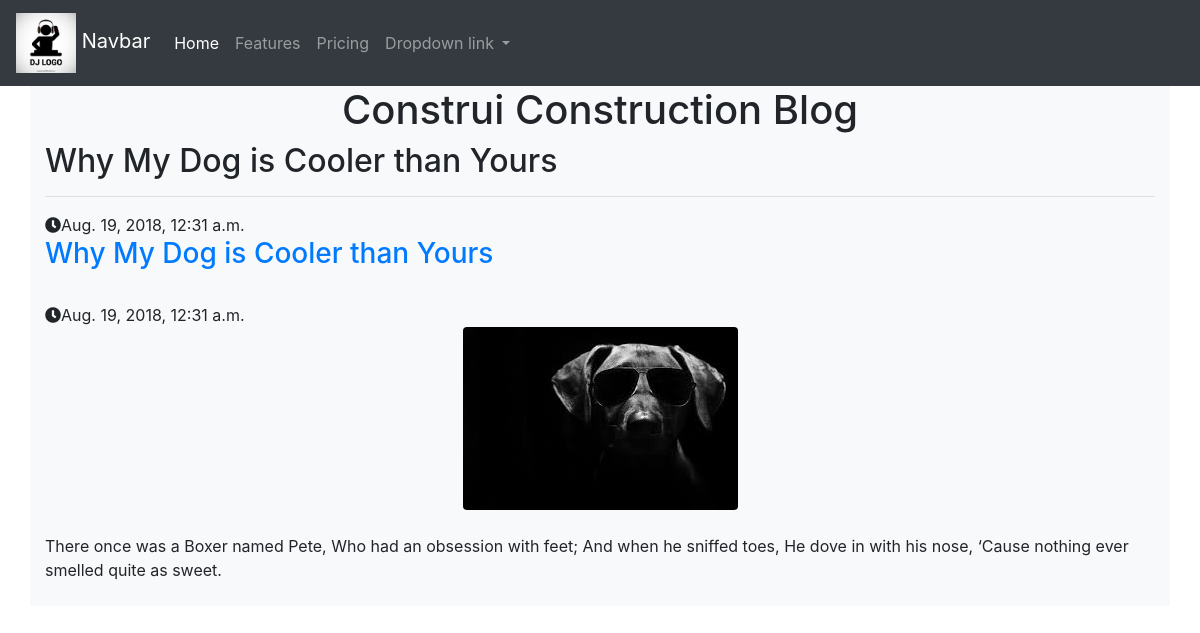
Screenshot of /posts/5/ with the database file from the repository.
### posts/models.py (models this page shows, shortened)
class Post(models.Model):
    title = models.CharField(max_length=140)
    pub_date = models.DateTimeField()
    image = models.ImageField(upload_to='media/')
    body = models.TextField()

### posts/views.py (the view)
# urls.py: re_path(r'^posts/(?P<post_id>[0-9]+)/$', views.post_details, name='post_detail')
def post_details(request, post_id):
    post = get_object_or_404(Post, pk=post_id)
    return render(request, 'posts/post_details.html', {'post':post})

### posts/templates/posts/post_details.html (shortened to what this page needs)
<!doctype html>
<html lang="en">
  <head>
    <link rel="stylesheet" href="https://stackpath.bootstrapcdn.com/bootstrap/4.1.3/css/bootstrap.min.css">
      <link rel="stylesheet" href="https://use.fontawesome.com/releases/v5.2.0/css/all.css">
  </head>
  <body>
    <nav class="navbar navbar-expand-lg navbar-dark bg-dark">
      <a class="navbar-brand" href="#">
          {% load static %}
        <img src="{% static 'posts/logo.jpg' %}" width="60" height="60" alt="nope">
          Navbar
      </a>
      <div class="collapse navbar-collapse" id="navbarNavDropdown">
        <ul class="navbar-nav">
          <li class="nav-item active">
            <a class="nav-link" href="{% url 'home' %}">Home <span class="sr-only">(current)</span></a>
          </li>
          <li class="nav-item">
            <a class="nav-link" href="#">Features</a>
          </li>
          <li class="nav-item">
            <a class="nav-link" href="#">Pricing</a>
          </li>
          <li class="nav-item dropdown">
            <a class="nav-link dropdown-toggle" href="#" id="navbarDropdownMenuLink" role="button" data-toggle="dropdown" aria-haspopup="true" aria-expanded="false">
              Dropdown link
            </a>
          </li>
        </ul>
      </div>
    </nav>
    <div class="container bg-light">
        <h1 class="text-center">Construi Construction Blog</h1>
        <h2>{{ post.title }}</h2>
        <hr />
        <i class="fas fa-clock"></i>{{ post.pub_date }}
        <h3><a href="{% url 'post_detail' post.id %}"> {{ post.title }} </a></h3>
        <br />
        <i class="fas fa-clock"></i>{{ post.pub_date }}
        <br />
        <img src="{{ post.image.url }}" class="rounded mx-auto d-block" style="max-height:250px;"/>
        <br />
        {{ post.body }}
        <br />
        <br />
                </div>
  </body>
</html>

### rows the page displays
Post: title "Why My Dog is Cooler than Yours", pub_date "Aug. 19, 2018, 12:31 a.m.", image (picture), body "There once was a Boxer named Pete, Who had an obsession with feet; And when he sniffed toes, He dove in with his nose, ‘Cause nothing ever smelled quite as sweet."
